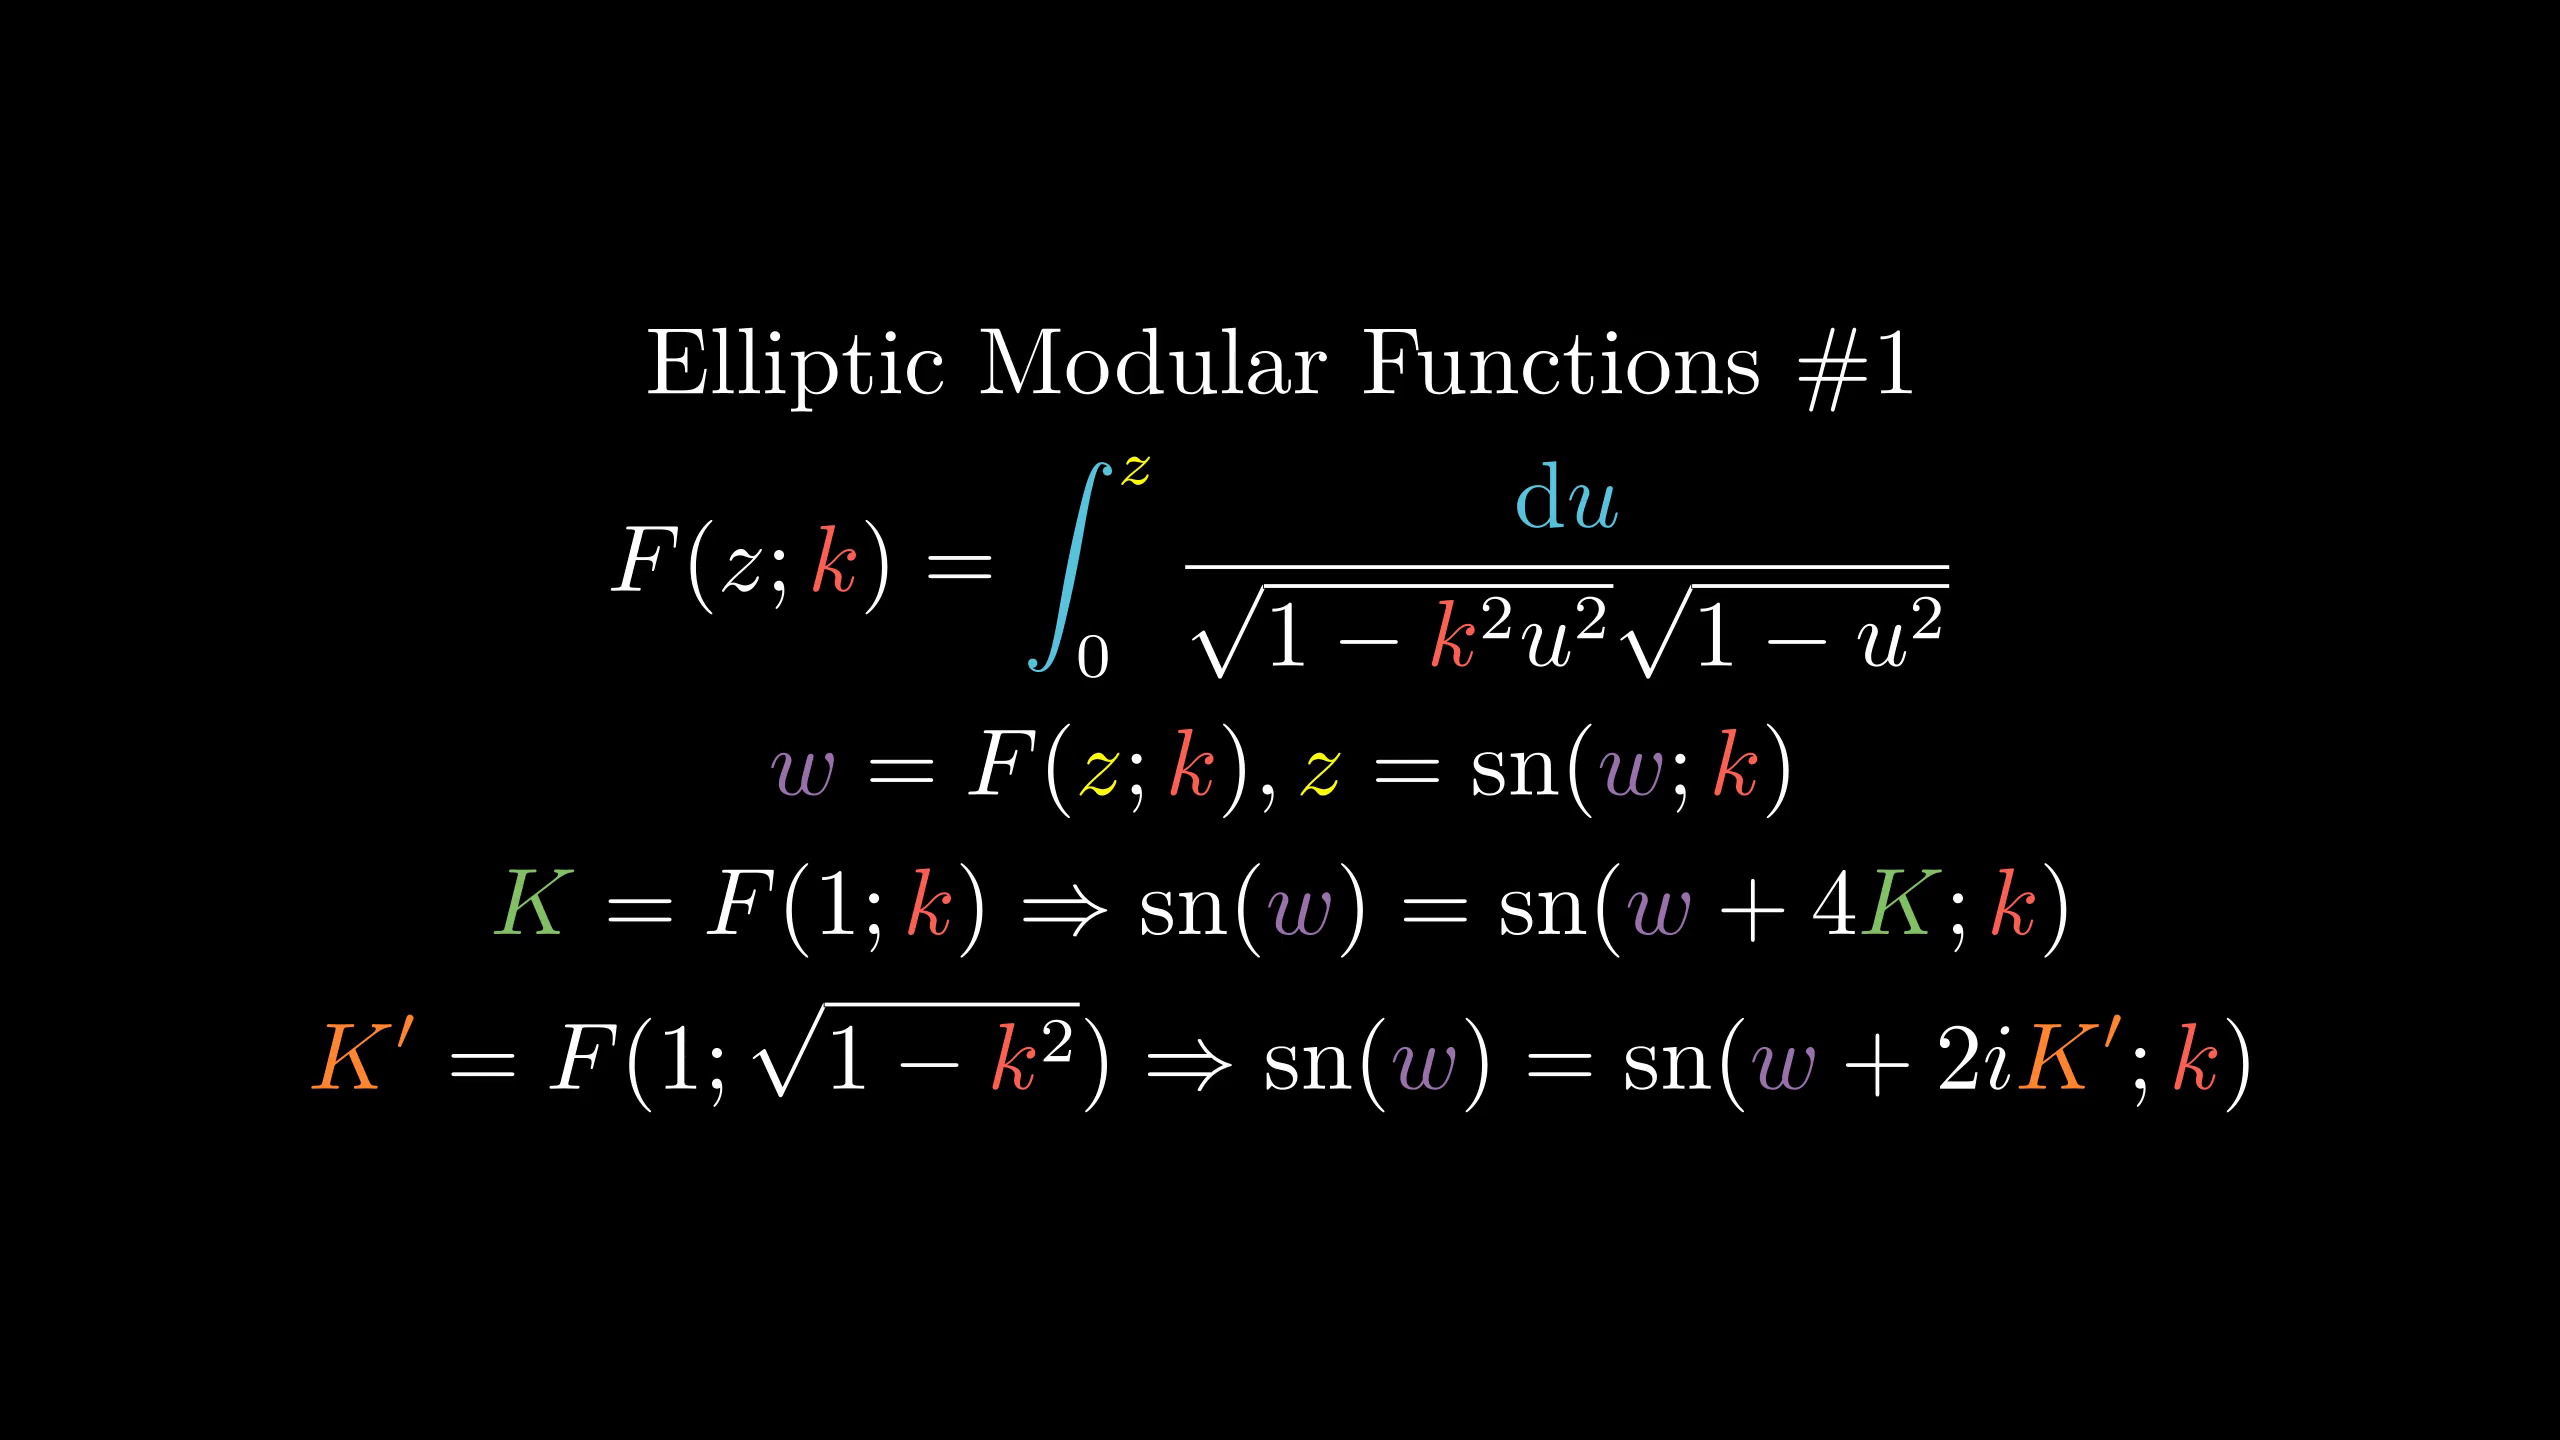

Generate this figure with Python:
from manimlib.imports import *

class FooScene(Scene):
    def construct(self):
        tit=TextMobject(r"Elliptic Modular Functions \#1")
        cmap={
            r"\int":BLUE,
            r"\mathrm du":BLUE,
            "k":RED,
            "{w}":PURPLE,
            "_0":YELLOW,"{z}":YELLOW,
            "{K}":GREEN,"{K'}":ORANGE
        }
        eqn=TexMobject(r"F(z;k)=\int_0^z{\mathrm du\over\sqrt{1-k^2u^2}\sqrt{1-u^2}}",tex_to_color_map=cmap)
        eqn2=TexMobject(r"{w}=F({z};k),{z}=\operatorname{sn}({w};k)",
                tex_to_color_map=cmap)
        eqn3=TexMobject(r"{K}=F(1;k)\Rightarrow\operatorname{sn}({w})=\operatorname{sn}({w}+4{K};k)",
                tex_to_color_map=cmap)
        eqn4=TexMobject(r"{K'}=F(1;\sqrt{1-k^2})\Rightarrow\operatorname{sn}({w})=\operatorname{sn}({w}+2i{K'};k)",
                tex_to_color_map=cmap)
        self.add(VGroup(tit,eqn,eqn2,eqn3,eqn4).arrange(DOWN))
        self.wait()
